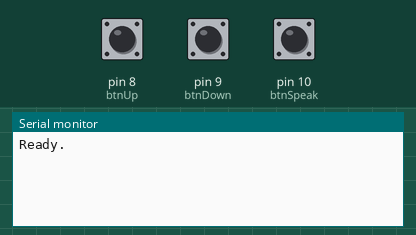
Recording of a sketch running on a simulated Arduino Mega 2560, built with avr-gcc and run on an emulated ATmega2560. On the bench: the last lines printed to the serial monitor. The test bench sets the inputs (shaded band); at power-on: pin 8 (btnUp) HIGH, pin 10 (btnSpeak) HIGH, pin 9 (btnDown) HIGH.

Above: at 2.2 s.
2.3 s: pin 8 (btnUp) pulled LOW for 0.15 s
At 3.2 s:
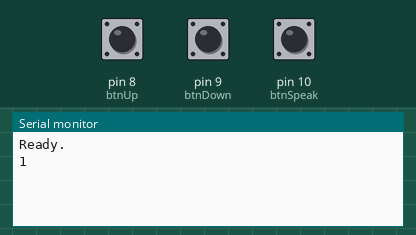
3.9 s: pin 10 (btnSpeak) pulled LOW for 0.15 s
At 4.5 s:
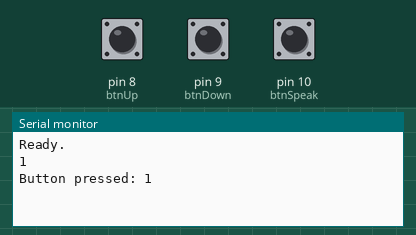
5.5 s: pin 9 (btnDown) pulled LOW for 0.15 s
At 6.7 s:
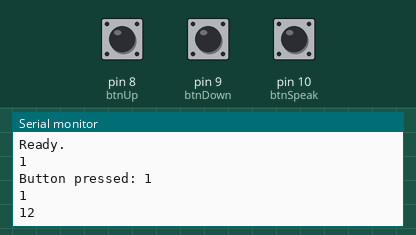
7.1 s: pin 8 (btnUp) pulled LOW for 1 s
At 8.7 s:
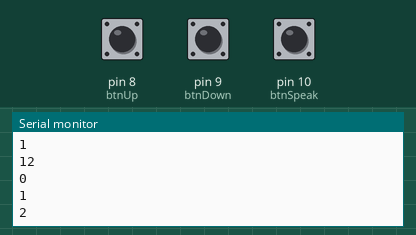
9.6 s: pin 9 (btnDown) pulled LOW for 1 s
At 10.7 s:
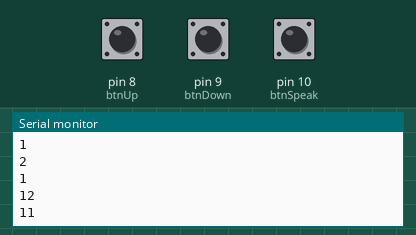
12.1 s: pin 10 (btnSpeak) pulled LOW for 1 s
At 14.0 s:
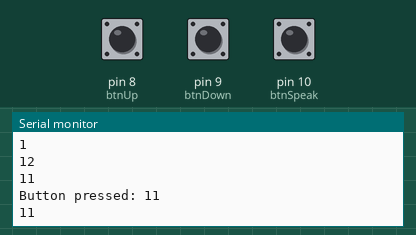
Timing chart, 0 to 15.5 s (numbered marks = the images above; inputs shaded):
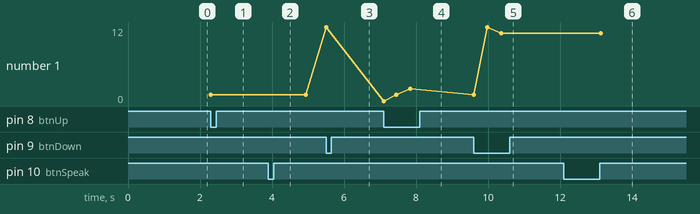

The sketch:

K9_VoiceRemote.ino
```cpp
/*
K9 Voice Remote Control
 by Bithead942

 Board:  Fio v3 3.3V/8MHz

 Remote control of the voice playback for the K9 platform

 The Fio v3 board initiates communication by sending a single character to the K9 platform via Xbee Pro (Series 1)
 There is only 1-way communication between the remote and the K9 unit.

 The character corresponds to a .WAV file stored on the Adafruit FX Sound Board:

 0:  I am K9 the Doctor's faithful friend
 1:  Affirmative
 2:  Negative
 3:  Insufficent Data to forumulate a reply
 4:  Laser (sound effect)
 5:  Computing (sound effect)
 6:  Most Satisfactory
 7:  I must check my records
 8:  Farewell
 9:  This unit does not appreciate the term "Dog", "Boy", or "Heel"
 A:  Danger, Doctor, Danger
 B:  It does not matter

 An rocker switch is used for fast scrolling through the list in either forward or reverse.
 The selection is displayed on a 16x2 LCD display.
 A button press sends the character for the corresponding selection.

 PINS USED:
 Serial1 (Xbee)
 Tx       0
 Rx       1

 Buttons
 D        8   Up
 D        9   Down
 D        10  Speak

 Display
 Rx       5
 Tx       6

 Other
 Trigger Button   4

 */
#include <SoftwareSerial.h>
#define Xbee Serial1
#define Debug Serial
#define btnUp 8
#define btnDown 9
#define btnSpeak 10


SoftwareSerial LCD(5, 6); // pin 5 = RX, pin 6 = TX
int OldVal = 0;
int NewVal = 0;

void setup() {

  // switch off ADC
  ADCSRA = ADCSRA & 0x7F;  // clear ADEN
  // switch off analog comparator
  ACSR = ACSR & 0x7F;

  // initialize Serial ports
  Debug.begin(9600);
  Xbee.begin(9600);  // Serial1 set up Serial1 port for 9600 baud
  LCD.begin(9600); // LCD set up serial port for 9600 baud
  delay(1000);  // wait for display to boot up
  pinMode(btnUp, INPUT);
  digitalWrite(btnUp, HIGH);
  pinMode(btnDown, INPUT);
  digitalWrite(btnDown, HIGH);
  pinMode(btnSpeak, INPUT);
  digitalWrite(btnSpeak, HIGH);

  LCD.write(254); // set cursor move mode
  LCD.write(128); // move cursor to beginning of first line
  LCD.write("1.  I am K9     ");
  LCD.write("                ");
  Debug.println("Ready.");
}

void loop() {
    if (NewVal != OldVal) {
      Debug.println(NewVal, DEC);
      switch (NewVal){
        case 1:
           LCD.write(254); // set cursor move mode
           LCD.write(128); // move cursor to beginning of first line
           LCD.write("1.  I am K9     ");
           LCD.write("                ");
           break;
        case 2:
           LCD.write(254); // set cursor move mode
           LCD.write(128); // move cursor to beginning of first line
           LCD.write("2.  Affirmative ");
           LCD.write("                ");
           break;
        case 3:
           LCD.write(254); // set cursor move mode
           LCD.write(128); // move cursor to beginning of first line
           LCD.write("3.  Negative    ");
           LCD.write("                ");
           break;
        case 4:
           LCD.write(254); // set cursor move mode
           LCD.write(128); // move cursor to beginning of first line
           LCD.write("4.  Insufficent ");
           LCD.write("    Data        ");
           break;
        case 5:
           LCD.write(254); // set cursor move mode
           LCD.write(128); // move cursor to beginning of first line
           LCD.write("5.  Laser sound ");
           LCD.write("                ");
           break;
        case 6:
           LCD.write(254); // set cursor move mode
           LCD.write(128); // move cursor to beginning of first line
           LCD.write("6.  Computing   ");
           LCD.write("    sound       ");
           break;
        case 7:
           LCD.write(254); // set cursor move mode
           LCD.write(128); // move cursor to beginning of first line
           LCD.write("7.  Most        ");
           LCD.write("    satisfactory");
           break;
        case 8:
           LCD.write(254); // set cursor move mode
           LCD.write(128); // move cursor to beginning of first line
           LCD.write("8.  I must check");
           LCD.write("    my records  ");
           break;
        case 9:
           LCD.write(254); // set cursor move mode
           LCD.write(128); // move cursor to beginning of first line
           LCD.write("9.  Farewell    ");
           LCD.write("                ");
           break;
        case 10:
           LCD.write(254); // set cursor move mode
           LCD.write(128); // move cursor to beginning of first line
           LCD.write("10.  Dog, Boy or");
           LCD.write("     Heel       ");
           break;
        case 11:
           LCD.write(254); // set cursor move mode
           LCD.write(128); // move cursor to beginning of first line
           LCD.write("11.  Danger,    ");
           LCD.write("  Doctor Danger!");
           break;
        case 12:
           LCD.write(254); // set cursor move mode
           LCD.write(128); // move cursor to beginning of first line
           LCD.write("12.  It does not");
           LCD.write("     matter     ");
           break;
      }
    OldVal = NewVal;
    delay(350);
  }
  if (digitalRead(btnSpeak) == LOW){
     Xbee.write(NewVal);
     LCD.write(254); // set cursor move mode
     LCD.write(128); // move cursor to beginning of first line
     LCD.write("      VOICE     ");
     LCD.write("     PLAYING    ");
     Debug.print("Button pressed: ");
     Debug.println(NewVal);
     OldVal = 25;  // force option to repaint after delay
     delay(1000);  // avoid multiple sends
  }

  if (digitalRead(btnUp) == LOW) {
     NewVal = NewVal + 1;
     if (NewVal > 12) {
       NewVal = 0;
     }
  }

  if (digitalRead(btnDown) == LOW) {
     NewVal = NewVal - 1;
     if (NewVal < 1) {
       NewVal = 12;
     }
  }

}
```

Measured:
- after the input at 2.3 s, the serial monitor: prints a new line at once (image 1)
- after the input at 3.9 s, the serial monitor: prints a new line at once (image 2)
- after the input at 5.5 s, the serial monitor: prints a new line at once (image 3)
- after the input at 7.1 s, the serial monitor: prints a new line at once (image 4)
- after the input at 9.6 s, the serial monitor: prints a new line after 0.39 s (image 5)
- after the input at 12.1 s, the serial monitor: prints a new line at once (image 6)
- plotted number 1: 1 → 12 after the input at 5.5 s, 12 → 2 after the input at 7.1 s, 2 → 11 after the input at 9.6 s
